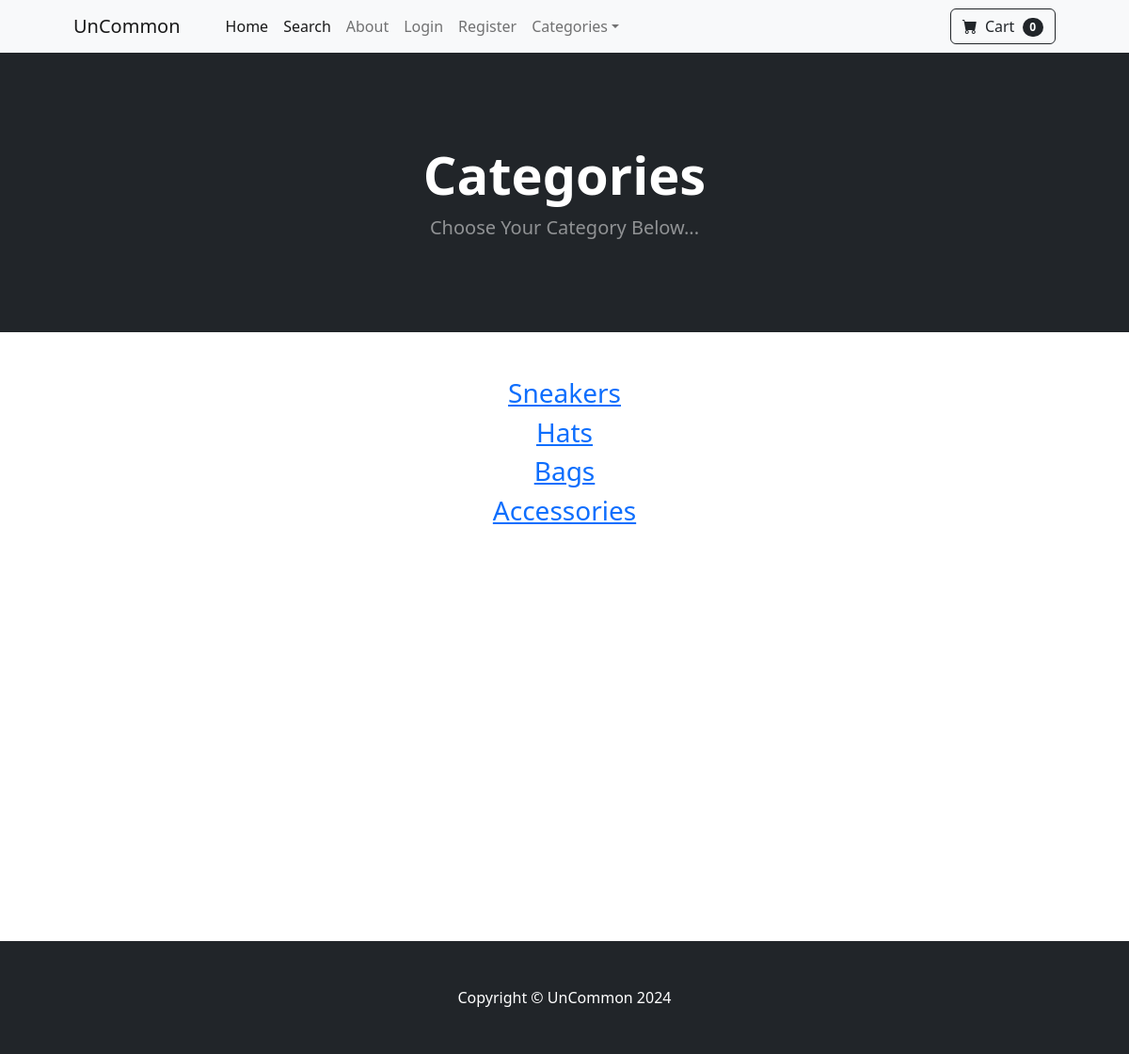
The app's page /category_summary/ with its own data.
### uncommonstore/models.py (models this page shows)
class Category(models.Model):
    name = models.CharField(max_length=50)
    def __str__(self):
        return self.name
    class Meta:
        verbose_name_plural = 'categories'

### uncommonstore/views.py (the view)
# urls.py: path('category_summary/', views.category_summary, name='category_summary'),
def category_summary(request):
    categories = Category.objects.all()
    return render(request, "category_summary.html", {'categories':categories})

### cart/cart.py (called while the page is built)
    def __len__(self):
        return len(self.cart)

### cart/context_processors.py (called while the page is built)
def cart(request):
    return {'cart':Cart(request)}

### uncommonstore/templates/category_summary.html (shortened to what this page needs)
{% extends 'base.html' %}
{% load static %}
{% block content %}
    <header class="bg-dark py-5">
        <div class="container px-4 px-lg-5 my-5">
            <div class="text-center text-white">
                <h1 class="display-4 fw-bolder">
                    Categories
                </h1>
                <p class="lead fw-normal text-white-50 mb-0">
                    Choose Your Category Below...
                </p>
            </div>
        </div>
    </header>
    <div class="container">
        <div class="row">
            <center>
                <div class="col-8">
                    <br></br>
                    {% for category in categories %}
                    <h3><a href={% url 'category' category %}>{{ category }}</a></h3>
                    {% endfor %}
                    <br></br><br></br><br></br><br></br><br></br><br></br><br></br><br></br><br></br>
                </div>
            </center>
        </div>
    </div>
{% endblock %}

### records on screen
Category: name "Sneakers"
Category: name "Hats"
Category: name "Bags"
Category: name "Accessories"

### other values on screen
{{ cart|length }} "0"
